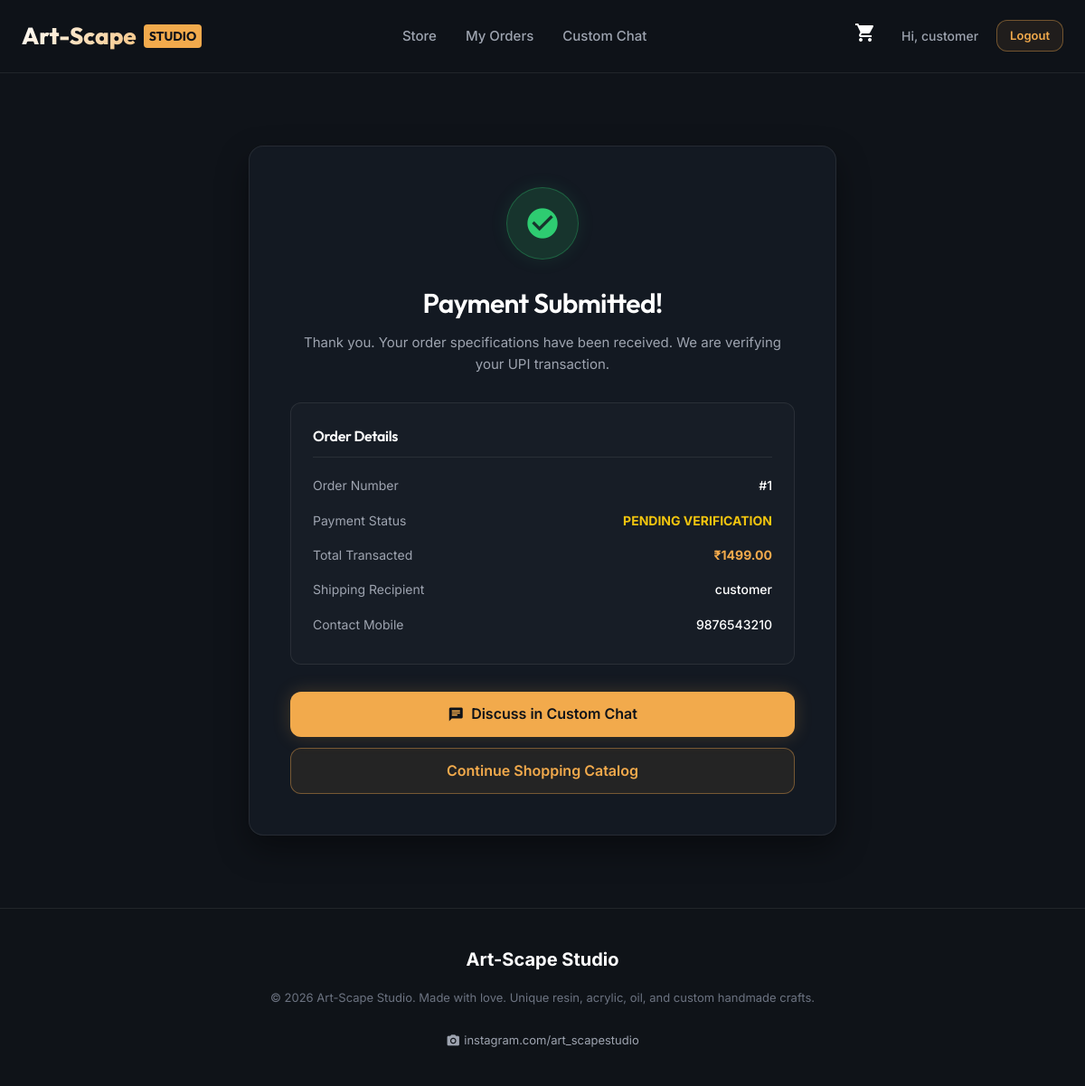
The app's page /order/success/1/ (signed in) with its own data.
### shop/models.py (models this page shows, shortened)
class Order(models.Model):
    STATUS_CHOICES = [
        ('Pending', 'Pending'),
        ('Processing', 'Processing ("In Preparation")'),
        ('Completed', 'Completed ("Prepared")'),
        ('Shipped', 'Shipped'),
        ('Delivered', 'Delivered'),
        ('Cancelled', 'Cancelled'),
    ]
    PAYMENT_STATUS_CHOICES = [
        ('Pending', 'Pending'),
        ('Paid', 'Paid'),
        ('Failed', 'Failed'),
    ]
    user = models.ForeignKey(User, on_delete=models.SET_NULL, null=True, blank=True, related_name='orders')
    name = models.CharField(max_length=100)
    email = models.EmailField()
    phone = models.CharField(max_length=15)
    address = models.TextField()
    total_amount = models.DecimalField(max_digits=10, decimal_places=2)
    status = models.CharField(max_length=20, choices=STATUS_CHOICES, default='Pending')
    payment_status = models.CharField(max_length=20, choices=PAYMENT_STATUS_CHOICES, default='Pending')
    razorpay_order_id = models.CharField(max_length=100, blank=True, null=True)
    razorpay_payment_id = models.CharField(max_length=100, blank=True, null=True)
    razorpay_signature = models.CharField(max_length=200, blank=True, null=True)
    payment_method = models.CharField(max_length=20, default='Razorpay')
    upi_transaction_id = models.CharField(max_length=50, blank=True, null=True)
    custom_text = models.TextField(blank=True, null=True)
    custom_voice = models.FileField(upload_to=get_voice_note_path, blank=True, null=True)
    created_at = models.DateTimeField(auto_now_add=True)
    updated_at = models.DateTimeField(auto_now=True)

### shop/views.py (the view)
# urls.py: path('order/success/<int:order_id>/', views.order_success, name='order_success'),
@login_required
def order_success(request, order_id):
    order = get_object_or_404(Order, id=order_id, user=request.user)
    return render(request, 'shop/order_success.html', {'order': order})

### shop/templates/shop/order_success.html (shortened to what this page needs)
{% extends 'shop/base.html' %}
{% load static %}
{% block content %}
<div class="success-box glass-panel">
    <div class="success-badge">
        <span class="material-icons">check_circle</span>
    </div>
    {% if order.payment_status == 'Paid' %}
        <h1 style="color: #ffffff; font-size:30px;">Payment Verified Successfully!</h1>
        <p style="color: var(--text-sub); margin-top:8px; font-size:15px;">Thank you for shopping. We have received your creative specifications.</p>
    {% else %}
        <h1 style="color: #ffffff; font-size:30px;">Payment Submitted!</h1>
        <p style="color: var(--text-sub); margin-top:8px; font-size:15px;">Thank you. Your order specifications have been received. We are verifying your UPI transaction.</p>
    {% endif %}
    <div class="details-box">
        <h4 style="border-bottom:1px solid var(--border-color); padding-bottom:10px; margin-bottom:12px; color:#ffffff;">Order Details</h4>
        <div class="detail-row-item">
            <span>Order Number</span>
            <span>#{{ order.id }}</span>
        </div>
        <div class="detail-row-item">
            <span>Payment Status</span>
            {% if order.payment_status == 'Paid' %}
                <span style="color:#2ecc71; font-weight:700;">PAID</span>
            {% else %}
                <span style="color:#f1c40f; font-weight:700;">PENDING VERIFICATION</span>
            {% endif %}
        </div>
        <div class="detail-row-item">
            <span>Total Transacted</span>
            <span style="color:var(--primary); font-weight:700;">₹{{ order.total_amount }}</span>
        </div>
        <div class="detail-row-item">
            <span>Shipping Recipient</span>
            <span>{{ order.name }}</span>
        </div>
        <div class="detail-row-item">
            <span>Contact Mobile</span>
            <span>{{ order.phone }}</span>
        </div>
    </div>
    <div style="display:flex; flex-direction:column; gap:12px;">
        <a href="{% url 'chat' %}" class="glow-btn" style="padding:12px 24px;">
            <span class="material-icons" style="font-size:18px;">chat</span> Discuss in Custom Chat
        </a>
        <a href="{% url 'home' %}" class="glow-btn-secondary" style="padding:12px 24px;">
            Continue Shopping Catalog
        </a>
    </div>
</div>
{% endblock %}

### shop/templates/shop/base.html (shortened to what this page needs)
{% load static %}
<!DOCTYPE html>
<html lang="en">
<head>
    <link rel="stylesheet" href="{% static 'shop/style.css' %}">
</head>
<body>
    <header class="navbar">
        <div class="container nav-container">
            <a href="{% url 'home' %}" class="logo">
                Art-Scape <span>STUDIO</span>
            </a>
            <nav>
                <ul class="nav-links">
                    <li><a href="{% url 'home' %}" class="{% if request.resolver_match.url_name == 'home' %}active{% endif %}">Store</a></li>
                    {% if request.user.is_authenticated %}
                        {% if request.user.is_staff %}
                            <li><a href="{% url 'admin_dashboard' %}" class="{% if request.resolver_match.url_name == 'admin_dashboard' %}active{% endif %}" style="color: var(--primary); font-weight:700;">Admin Panel</a></li>
                        {% else %}
                            <li><a href="{% url 'previous_orders' %}" class="{% if request.resolver_match.url_name == 'previous_orders' %}active{% endif %}">My Orders</a></li>
                            <li><a href="{% url 'chat' %}" class="{% if request.resolver_match.url_name == 'chat' %}active{% endif %}">Custom Chat</a></li>
                        {% endif %}
                    {% endif %}
                </ul>
            </nav>
            <div class="nav-actions">
                {% if request.user.is_authenticated %}
                    <a href="{% url 'cart_detail' %}" class="cart-icon" title="View Cart">
                        <span class="material-icons" style="color: #ffffff;">shopping_cart</span>
                    </a>
                    <span style="color: var(--text-sub); font-size:14px; font-weight:500;">
                        Hi, {{ request.user.username }}
                    </span>
                    <a href="{% url 'logout' %}" class="glow-btn-secondary" style="padding: 6px 14px; font-size: 13px; font-weight: 600; color: var(--primary); border: 1px solid rgba(242, 168, 76, 0.4); background: rgba(242, 168, 76, 0.08);">
                        Logout
                    </a>
                {% else %}
                    <a href="{% url 'login' %}" style="color: var(--text-sub); font-size: 14px; font-weight:500; margin-right:10px;">Login</a>
                    <a href="{% url 'register' %}" class="glow-btn" style="padding: 8px 16px; font-size:14px;">Sign Up</a>
                {% endif %}
            </div>
        </div>
    </header>
    <main style="flex: 1; padding: 40px 0;">
        <div class="container">
            {% block content %}{% endblock %}
        </div>
    </main>
    <footer>
        <div class="container footer-content">
            <div class="footer-logo">Art-Scape Studio</div>
            <p class="footer-text">© 2026 Art-Scape Studio. Made with love. Unique resin, acrylic, oil, and custom handmade crafts.</p>
            <div style="display: flex; gap: 16px; margin-top: 10px;">
                <a href="https://www.instagram.com/art_scapestudio?igsh=c3F6cGxqem56ZHE0" target="_blank" style="color: var(--text-sub); font-size:13px; display: inline-flex; align-items:center; gap: 4px;">
                    <span class="material-icons" style="font-size:16px;">camera_alt</span> instagram.com/art_scapestudio
                </a>
            </div>
        </div>
    </footer>
</body>
</html>

### shop/static/shop/style.css (style rules this page uses)
:root { --bg-dark: #0f1319; --bg-card: rgba(22, 28, 38, 0.75); --bg-card-hover: rgba(30, 38, 52, 0.9); --border-color: rgba(255, 255, 255, 0.08); --border-hover: rgba(255, 255, 255, 0.18); --primary: #f2aa4c; --primary-hover: #e09738; --secondary: #92a8d1; --accent: #ff6f61; --text-main: #f5f6f8; --text-sub: #9ea4b0; --text-muted: #6c7381; --font-heading: 'Outfit', 'Inter', system-ui, -apple-system, sans-serif; --font-body: 'Inter', system-ui, -apple-system, sans-serif; --transition-smooth: all 0.3s cubic-bezier(0.4, 0, 0.2, 1); --shadow-premium: 0 15px 35px rgba(0, 0, 0, 0.4); --shadow-glow: 0 0 20px rgba(242, 168, 76, 0.2); }
* { margin: 0; padding: 0; box-sizing: border-box; }
body { background-color: var(--bg-dark); font-family: var(--font-body); color: var(--text-main); min-height: 100vh; display: flex; flex-direction: column; overflow-x: hidden; line-height: 1.6; }
h1, h2, h3, h4, h5, h6 { font-family: var(--font-heading); font-weight: 600; letter-spacing: -0.02em; color: #ffffff; }
a { color: inherit; text-decoration: none; transition: var(--transition-smooth); }
.container { width: 100%; max-width: 1200px; margin: 0 auto; padding: 0 24px; }
.glass-panel { background: var(--bg-card); backdrop-filter: blur(16px); -webkit-backdrop-filter: blur(16px); border: 1px solid var(--border-color); border-radius: 16px; box-shadow: var(--shadow-premium); transition: var(--transition-smooth); }
.glow-btn { background: var(--primary); color: #0f1319; padding: 12px 28px; border-radius: 12px; font-weight: 600; border: none; cursor: pointer; display: inline-flex; align-items: center; justify-content: center; gap: 8px; transition: var(--transition-smooth); box-shadow: var(--shadow-glow); }
.glow-btn-secondary { background: rgba(242, 168, 76, 0.08); color: var(--primary); padding: 11px 27px; border-radius: 12px; font-weight: 600; border: 1px solid rgba(242, 168, 76, 0.4); cursor: pointer; display: inline-flex; align-items: center; justify-content: center; gap: 8px; transition: var(--transition-smooth); }
.navbar { display: flex; justify-content: space-between; align-items: center; padding: 16px 0; border-bottom: 1px solid var(--border-color); background: rgba(15, 19, 25, 0.85); position: sticky; top: 0; z-index: 100; backdrop-filter: blur(12px); }
.navbar .nav-container { display: flex; justify-content: space-between; align-items: center; width: 100%; }
.navbar .logo { font-size: 26px; font-weight: 800; font-family: var(--font-heading); background: linear-gradient(135deg, #ffffff 0%, var(--primary) 100%); -webkit-background-clip: text; background-clip: text; -webkit-text-fill-color: transparent; display: flex; align-items: center; gap: 8px; }
.navbar .logo span { font-size: 14px; background: var(--primary); -webkit-text-fill-color: #0f1319; padding: 2px 6px; border-radius: 4px; font-weight: 700; }
.nav-links { display: flex; align-items: center; list-style: none; gap: 32px; }
.nav-links a { font-size: 15px; font-weight: 500; color: var(--text-sub); }
.nav-actions { display: flex; align-items: center; gap: 20px; }
.cart-icon { position: relative; padding: 8px; }
footer { margin-top: auto; border-top: 1px solid var(--border-color); padding: 40px 0; background: rgba(15, 19, 25, 0.95); text-align: center; }
.footer-content { display: flex; flex-direction: column; align-items: center; gap: 16px; }
.footer-logo { font-size: 20px; font-weight: 700; color: #ffffff; }
.footer-text { font-size: 13px; color: var(--text-muted); }

### shop/templates/shop/order_success.html (style rules this page uses)
.success-box { max-width: 650px; margin: 40px auto; padding: 45px; text-align: center; }
.success-badge { width: 80px; height: 80px; border-radius: 50%; background: rgba(46, 204, 113, 0.15); color: #2ecc71; display: inline-flex; align-items: center; justify-content: center; margin-bottom: 24px; border: 1px solid rgba(46, 204, 113, 0.3); box-shadow: 0 0 20px rgba(46, 204, 113, 0.1); }
.success-badge .material-icons { font-size: 40px; }
.details-box { background: rgba(255, 255, 255, 0.02); border: 1px solid var(--border-color); border-radius: 12px; padding: 24px; margin: 30px 0; text-align: left; }
.detail-row-item { display: flex; justify-content: space-between; padding: 8px 0; font-size: 14px; }
.detail-row-item span:first-child { color: var(--text-sub); }
.detail-row-item span:last-child { color: #ffffff; font-weight: 500; }

### records on screen
Order: id "1", total_amount "1499.00", name "customer", phone "9876543210"

### other values on screen
{{ request.user.username }} "customer"
